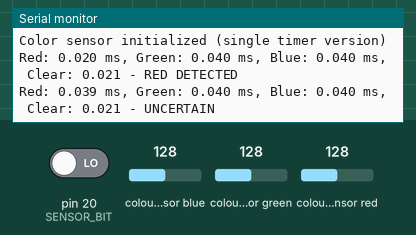
The sketch below on a simulated Arduino Mega 2560, built with avr-gcc and run on an emulated ATmega2560. On the bench: the last lines printed to the serial monitor. Wiring (inferred from the names in the program): TCS3200 colour sensor: output pin 20; S2 pin 37; S3 pin 39; S0 pin 43; S1 pin 41. The inputs (shaded band) are chosen by the test bench; at power-on: colour sensor green 128, colour sensor blue 128, pin 20 (SENSOR_BIT) LOW, colour sensor red 128.

Above: at 1.2 s.
1.3 s: colour sensor green set to 250
At 2.4 s:
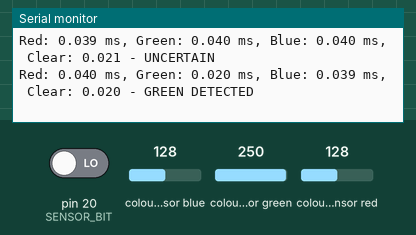
4.3 s: colour sensor blue set to 5
At 5.3 s:
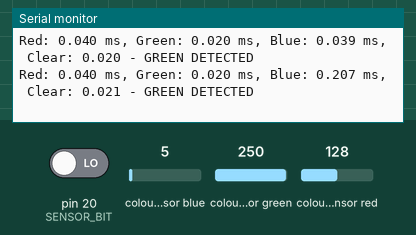
Timing chart, 0 to 7.3 s (numbered marks = the images above; inputs shaded):
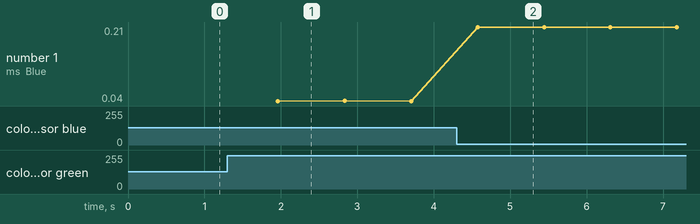

Measured:
- after the input at 1.3 s, the serial monitor: prints a new line after 0.66 s (image 1)
- after the input at 4.3 s, the serial monitor: prints a new line after 0.27 s (image 2)
- plotted number 1: 0.04 → 0.21 after the input at 4.3 s

The sketch:

colour_sensor_serial.ino
```cpp
#include <avr/io.h>
#include <avr/interrupt.h>
#include <util/delay.h>
#include <stdlib.h>

#define S0_PORT PORTL
#define S0_DDR  DDRL
#define S0_BIT  6

#define S1_PORT PORTG
#define S1_DDR  DDRG
#define S1_BIT  0

#define S2_PORT PORTC
#define S2_DDR  DDRC
#define S2_BIT  0

#define S3_PORT PORTG
#define S3_DDR  DDRG
#define S3_BIT  2

#define SENSOR_PORT PORTD
#define SENSOR_DDR  DDRD
#define SENSOR_PIN  PIND
#define SENSOR_BIT  1

#define COLOR_RED 1
#define COLOR_GREEN 2
#define COLOR_UNCERTAIN 0

volatile uint16_t pulse_start = 0;
volatile uint16_t pulse_width = 0;
volatile bool pulse_measured = false;
volatile bool waiting_for_falling = true;

ISR(INT1_vect) {
  if (waiting_for_falling) {
    if (!(SENSOR_PIN & (1 << SENSOR_BIT))) {
      pulse_start = TCNT1;
      waiting_for_falling = false;
    }
  } else {
    if (SENSOR_PIN & (1 << SENSOR_BIT)) {
      uint16_t pulse_end = TCNT1;
      pulse_width = pulse_end - pulse_start;
      pulse_measured = true;
      waiting_for_falling = true;
    }
  }
}

void setupTimer1(void) {
  TCCR1A = 0;
  TCCR1B = 0;
  TCCR1B |= (1 << CS11);  // Prescaler = 8
  TCNT1 = 0;
}

void setupInterrupt(void) {
  EICRA |= (1 << ISC10);  // Any logical change on INT1
  EICRA &= ~(1 << ISC11);
  EIMSK |= (1 << INT1);   // Enable INT1 interrupt
  sei();                  // Enable global interrupts
}

void setFilter(bool s2, bool s3) {
  if (s2)
    S2_PORT |= (1 << S2_BIT);
  else
    S2_PORT &= ~(1 << S2_BIT);

  if (s3)
    S3_PORT |= (1 << S3_BIT);
  else
    S3_PORT &= ~(1 << S3_BIT);

  _delay_ms(50);  // Use _delay_ms which doesn't depend on timers
}

float getPulsePeriod(void) {
  pulse_measured = false;
  uint16_t start_ticks = TCNT1;  // Use Timer1 directly

  // Wait for pulse to be measured or timeout after 100ms
  // 100ms = 200,000 ticks at 0.5us per tick
  const uint16_t MAX_WAIT_TICKS = 32768; // Stay within 16-bit range and check multiple times

  for (uint8_t timeoutCounter = 0; timeoutCounter < 7 && !pulse_measured; timeoutCounter++) {
    uint16_t timeout_end = start_ticks + MAX_WAIT_TICKS;

    // Simple timeout check that handles overflow
    while (((uint16_t)TCNT1 != timeout_end) && !pulse_measured) {
      // Just waiting
    }

    start_ticks = TCNT1; // Update for next iteration
  }

  if (!pulse_measured || pulse_width == 0) return 0;

  // Convert timer ticks to milliseconds (timer runs with prescaler 8, so each tick is 0.5 µs)
  // pulse_width * 0.5 gives period in µs, then / 1000 to convert to ms
  return (pulse_width * 0.5) / 1000.0;
}

uint8_t detectColor(float red, float green, float blue) {
  // If any reading is too small or too large
  if (red < 0.01 || green < 0.01 || blue < 0.01 ||
      red > 10 || green > 10 || blue > 10) {
    return COLOR_UNCERTAIN;
  }

  // For period, higher values mean less light, so we want to look for the smallest period
  if (red < green * 0.7 && red < blue * 0.7) {
    return COLOR_RED;
  }
  else if (green < red * 0.7 && green < blue * 0.7) {
    return COLOR_GREEN;
  }

  return COLOR_UNCERTAIN;
}

void setup(void) {
  // Initialize Serial communication
  Serial.begin(9600);

  S0_DDR |= (1 << S0_BIT);
  S1_DDR |= (1 << S1_BIT);
  S2_DDR |= (1 << S2_BIT);
  S3_DDR |= (1 << S3_BIT);

  SENSOR_DDR &= ~(1 << SENSOR_BIT);

  S0_PORT |= (1 << S0_BIT);
  S1_PORT |= (1 << S1_BIT);

  setupTimer1();
  setupInterrupt();

  Serial.println("Color sensor initialized (single timer version)");
}

void loop(void) {
  float red, green, blue, clear;

  setFilter(0, 0);
  red = getPulsePeriod();

  setFilter(1, 1);
  green = getPulsePeriod();

  setFilter(0, 1);
  blue = getPulsePeriod();

  setFilter(1, 0);
  clear = getPulsePeriod();

  Serial.print("Red: ");
  Serial.print(red, 3);
  Serial.print(" ms, Green: ");
  Serial.print(green, 3);
  Serial.print(" ms, Blue: ");
  Serial.print(blue, 3);
  Serial.print(" ms, Clear: ");
  Serial.print(clear, 3);

  uint8_t color = detectColor(red, green, blue);

  if (color == COLOR_RED) {
    Serial.println(" - RED DETECTED");
  } else if (color == COLOR_GREEN) {
    Serial.println(" - GREEN DETECTED");
  } else {
    Serial.println(" - UNCERTAIN");
  }

  // Use _delay_ms which doesn't rely on timers for timing
  _delay_ms(500);
} 
```
